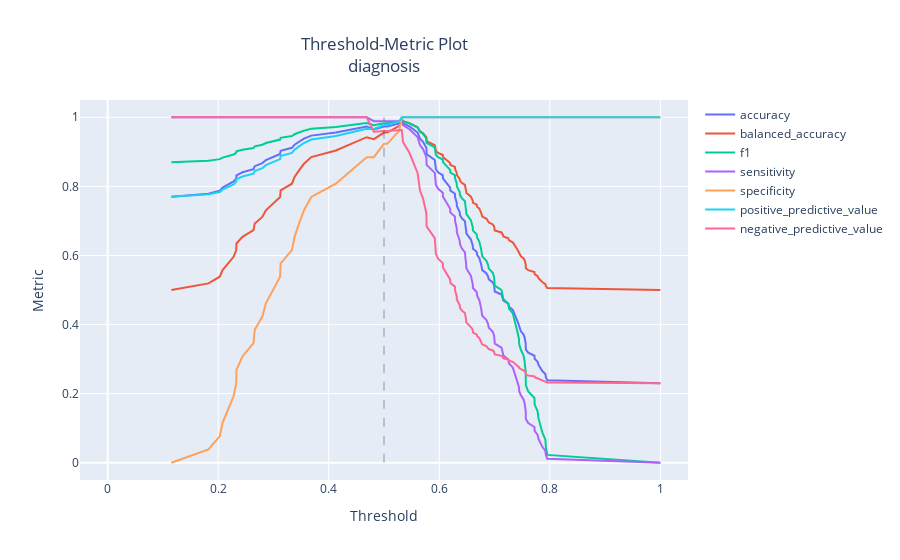

Write notebook code for a chart like this one.
### Markdown cell above
The output is again a dict mapping keys to figures, but this time the figures are plotly figure instances:

### Code cell
figures['threshold']
